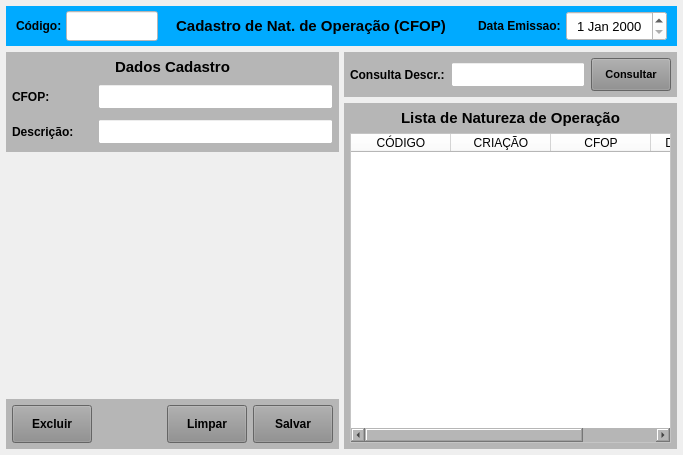
<?xml version="1.0" encoding="UTF-8"?>
<ui version="4.0">
 <class>MainWindow</class>
 <widget class="QMainWindow" name="MainWindow">
  <property name="geometry">
   <rect>
    <x>0</x>
    <y>0</y>
    <width>683</width>
    <height>455</height>
   </rect>
  </property>
  <property name="windowTitle">
   <string>Cadastro de Naturaza de Operação (CFOP)</string>
  </property>
  <property name="styleSheet">
   <string notr="true"/>
  </property>
  <widget class="QWidget" name="centralwidget">
   <layout class="QVBoxLayout" name="verticalLayout">
    <property name="spacing">
     <number>6</number>
    </property>
    <property name="leftMargin">
     <number>6</number>
    </property>
    <property name="topMargin">
     <number>6</number>
    </property>
    <property name="rightMargin">
     <number>6</number>
    </property>
    <property name="bottomMargin">
     <number>6</number>
    </property>
    <item>
     <widget class="QWidget" name="widget" native="true">
      <property name="minimumSize">
       <size>
        <width>0</width>
        <height>40</height>
       </size>
      </property>
      <property name="maximumSize">
       <size>
        <width>16777215</width>
        <height>40</height>
       </size>
      </property>
      <property name="styleSheet">
       <string notr="true">background-color: rgb(0, 170, 255);</string>
      </property>
      <layout class="QHBoxLayout" name="horizontalLayout">
       <property name="spacing">
        <number>2</number>
       </property>
       <property name="leftMargin">
        <number>10</number>
       </property>
       <property name="topMargin">
        <number>5</number>
       </property>
       <property name="rightMargin">
        <number>10</number>
       </property>
       <property name="bottomMargin">
        <number>5</number>
       </property>
       <item>
        <widget class="QLabel" name="label_4">
         <property name="minimumSize">
          <size>
           <width>48</width>
           <height>0</height>
          </size>
         </property>
         <property name="maximumSize">
          <size>
           <width>48</width>
           <height>16777215</height>
          </size>
         </property>
         <property name="font">
          <font>
           <pointsize>9</pointsize>
           <weight>75</weight>
           <bold>true</bold>
          </font>
         </property>
         <property name="styleSheet">
          <string notr="true"/>
         </property>
         <property name="text">
          <string>Código:</string>
         </property>
         <property name="alignment">
          <set>Qt::AlignLeading|Qt::AlignLeft|Qt::AlignVCenter</set>
         </property>
        </widget>
       </item>
       <item>
        <widget class="QLineEdit" name="line_Num">
         <property name="sizePolicy">
          <sizepolicy hsizetype="Preferred" vsizetype="Preferred">
           <horstretch>0</horstretch>
           <verstretch>0</verstretch>
          </sizepolicy>
         </property>
         <property name="minimumSize">
          <size>
           <width>92</width>
           <height>0</height>
          </size>
         </property>
         <property name="maximumSize">
          <size>
           <width>92</width>
           <height>16777215</height>
          </size>
         </property>
         <property name="font">
          <font>
           <pointsize>12</pointsize>
          </font>
         </property>
         <property name="styleSheet">
          <string notr="true">background-color: rgb(255, 255, 255);</string>
         </property>
         <property name="inputMask">
          <string/>
         </property>
         <property name="text">
          <string/>
         </property>
         <property name="frame">
          <bool>true</bool>
         </property>
         <property name="echoMode">
          <enum>QLineEdit::Normal</enum>
         </property>
         <property name="alignment">
          <set>Qt::AlignCenter</set>
         </property>
         <property name="dragEnabled">
          <bool>false</bool>
         </property>
         <property name="placeholderText">
          <string/>
         </property>
        </widget>
       </item>
       <item>
        <widget class="QLabel" name="label_13">
         <property name="sizePolicy">
          <sizepolicy hsizetype="Preferred" vsizetype="Preferred">
           <horstretch>0</horstretch>
           <verstretch>0</verstretch>
          </sizepolicy>
         </property>
         <property name="minimumSize">
          <size>
           <width>0</width>
           <height>0</height>
          </size>
         </property>
         <property name="font">
          <font>
           <pointsize>11</pointsize>
           <weight>75</weight>
           <bold>true</bold>
          </font>
         </property>
         <property name="styleSheet">
          <string notr="true"/>
         </property>
         <property name="text">
          <string>Cadastro de Nat. de Operação (CFOP)</string>
         </property>
         <property name="alignment">
          <set>Qt::AlignCenter</set>
         </property>
        </widget>
       </item>
       <item>
        <widget class="QLabel" name="label_11">
         <property name="sizePolicy">
          <sizepolicy hsizetype="Preferred" vsizetype="Preferred">
           <horstretch>0</horstretch>
           <verstretch>0</verstretch>
          </sizepolicy>
         </property>
         <property name="minimumSize">
          <size>
           <width>100</width>
           <height>0</height>
          </size>
         </property>
         <property name="maximumSize">
          <size>
           <width>100</width>
           <height>16777215</height>
          </size>
         </property>
         <property name="font">
          <font>
           <pointsize>9</pointsize>
           <weight>75</weight>
           <bold>true</bold>
          </font>
         </property>
         <property name="styleSheet">
          <string notr="true"/>
         </property>
         <property name="text">
          <string>Data Emissao: </string>
         </property>
         <property name="alignment">
          <set>Qt::AlignRight|Qt::AlignTrailing|Qt::AlignVCenter</set>
         </property>
        </widget>
       </item>
       <item>
        <widget class="QDateEdit" name="date_Emissao">
         <property name="sizePolicy">
          <sizepolicy hsizetype="Preferred" vsizetype="Preferred">
           <horstretch>0</horstretch>
           <verstretch>0</verstretch>
          </sizepolicy>
         </property>
         <property name="minimumSize">
          <size>
           <width>101</width>
           <height>0</height>
          </size>
         </property>
         <property name="maximumSize">
          <size>
           <width>101</width>
           <height>16777215</height>
          </size>
         </property>
         <property name="font">
          <font>
           <pointsize>10</pointsize>
          </font>
         </property>
         <property name="styleSheet">
          <string notr="true">background-color: rgb(255, 255, 255);</string>
         </property>
         <property name="alignment">
          <set>Qt::AlignCenter</set>
         </property>
        </widget>
       </item>
      </layout>
     </widget>
    </item>
    <item>
     <widget class="QWidget" name="widget_2" native="true">
      <property name="styleSheet">
       <string notr="true"/>
      </property>
      <layout class="QHBoxLayout" name="horizontalLayout_3">
       <property name="spacing">
        <number>5</number>
       </property>
       <property name="leftMargin">
        <number>0</number>
       </property>
       <property name="topMargin">
        <number>0</number>
       </property>
       <property name="rightMargin">
        <number>0</number>
       </property>
       <property name="bottomMargin">
        <number>0</number>
       </property>
       <item>
        <widget class="QWidget" name="widget_4" native="true">
         <property name="minimumSize">
          <size>
           <width>0</width>
           <height>0</height>
          </size>
         </property>
         <property name="maximumSize">
          <size>
           <width>391</width>
           <height>16777215</height>
          </size>
         </property>
         <property name="styleSheet">
          <string notr="true"/>
         </property>
         <layout class="QVBoxLayout" name="verticalLayout_2">
          <property name="spacing">
           <number>5</number>
          </property>
          <property name="leftMargin">
           <number>0</number>
          </property>
          <property name="topMargin">
           <number>0</number>
          </property>
          <property name="rightMargin">
           <number>0</number>
          </property>
          <property name="bottomMargin">
           <number>0</number>
          </property>
          <item>
           <widget class="QWidget" name="widget_6" native="true">
            <property name="minimumSize">
             <size>
              <width>0</width>
              <height>100</height>
             </size>
            </property>
            <property name="maximumSize">
             <size>
              <width>16777215</width>
              <height>100</height>
             </size>
            </property>
            <property name="styleSheet">
             <string notr="true">background-color: rgb(182, 182, 182);</string>
            </property>
            <layout class="QVBoxLayout" name="verticalLayout_3">
             <property name="leftMargin">
              <number>6</number>
             </property>
             <property name="topMargin">
              <number>6</number>
             </property>
             <property name="rightMargin">
              <number>6</number>
             </property>
             <property name="bottomMargin">
              <number>6</number>
             </property>
             <item>
              <widget class="QLabel" name="label_2">
               <property name="minimumSize">
                <size>
                 <width>0</width>
                 <height>18</height>
                </size>
               </property>
               <property name="maximumSize">
                <size>
                 <width>16777215</width>
                 <height>18</height>
                </size>
               </property>
               <property name="font">
                <font>
                 <pointsize>11</pointsize>
                 <weight>75</weight>
                 <bold>true</bold>
                </font>
               </property>
               <property name="text">
                <string>Dados Cadastro</string>
               </property>
               <property name="alignment">
                <set>Qt::AlignCenter</set>
               </property>
              </widget>
             </item>
             <item>
              <widget class="QWidget" name="widget_9" native="true">
               <layout class="QHBoxLayout" name="horizontalLayout_5">
                <property name="leftMargin">
                 <number>0</number>
                </property>
                <property name="topMargin">
                 <number>0</number>
                </property>
                <property name="rightMargin">
                 <number>0</number>
                </property>
                <property name="bottomMargin">
                 <number>0</number>
                </property>
                <item>
                 <widget class="QLabel" name="label_25">
                  <property name="minimumSize">
                   <size>
                    <width>80</width>
                    <height>0</height>
                   </size>
                  </property>
                  <property name="maximumSize">
                   <size>
                    <width>80</width>
                    <height>16777215</height>
                   </size>
                  </property>
                  <property name="font">
                   <font>
                    <pointsize>9</pointsize>
                    <weight>75</weight>
                    <bold>true</bold>
                   </font>
                  </property>
                  <property name="text">
                   <string>CFOP:</string>
                  </property>
                  <property name="alignment">
                   <set>Qt::AlignLeading|Qt::AlignLeft|Qt::AlignVCenter</set>
                  </property>
                 </widget>
                </item>
                <item>
                 <widget class="QLineEdit" name="line_CFOP">
                  <property name="sizePolicy">
                   <sizepolicy hsizetype="Preferred" vsizetype="Preferred">
                    <horstretch>0</horstretch>
                    <verstretch>0</verstretch>
                   </sizepolicy>
                  </property>
                  <property name="minimumSize">
                   <size>
                    <width>0</width>
                    <height>25</height>
                   </size>
                  </property>
                  <property name="maximumSize">
                   <size>
                    <width>16777215</width>
                    <height>25</height>
                   </size>
                  </property>
                  <property name="font">
                   <font>
                    <pointsize>9</pointsize>
                   </font>
                  </property>
                  <property name="styleSheet">
                   <string notr="true">background-color: rgb(255, 255, 255);</string>
                  </property>
                  <property name="text">
                   <string/>
                  </property>
                  <property name="maxLength">
                   <number>45</number>
                  </property>
                  <property name="alignment">
                   <set>Qt::AlignLeading|Qt::AlignLeft|Qt::AlignVCenter</set>
                  </property>
                 </widget>
                </item>
               </layout>
              </widget>
             </item>
             <item>
              <widget class="QWidget" name="widget_8" native="true">
               <layout class="QHBoxLayout" name="horizontalLayout_4">
                <property name="leftMargin">
                 <number>0</number>
                </property>
                <property name="topMargin">
                 <number>0</number>
                </property>
                <property name="rightMargin">
                 <number>0</number>
                </property>
                <property name="bottomMargin">
                 <number>0</number>
                </property>
                <item>
                 <widget class="QLabel" name="label_24">
                  <property name="minimumSize">
                   <size>
                    <width>80</width>
                    <height>0</height>
                   </size>
                  </property>
                  <property name="maximumSize">
                   <size>
                    <width>80</width>
                    <height>16777215</height>
                   </size>
                  </property>
                  <property name="font">
                   <font>
                    <pointsize>9</pointsize>
                    <weight>75</weight>
                    <bold>true</bold>
                   </font>
                  </property>
                  <property name="text">
                   <string>Descrição:</string>
                  </property>
                  <property name="alignment">
                   <set>Qt::AlignLeading|Qt::AlignLeft|Qt::AlignVCenter</set>
                  </property>
                 </widget>
                </item>
                <item>
                 <widget class="QLineEdit" name="line_Descricao">
                  <property name="sizePolicy">
                   <sizepolicy hsizetype="Preferred" vsizetype="Preferred">
                    <horstretch>0</horstretch>
                    <verstretch>0</verstretch>
                   </sizepolicy>
                  </property>
                  <property name="minimumSize">
                   <size>
                    <width>0</width>
                    <height>25</height>
                   </size>
                  </property>
                  <property name="maximumSize">
                   <size>
                    <width>16777215</width>
                    <height>25</height>
                   </size>
                  </property>
                  <property name="font">
                   <font>
                    <pointsize>9</pointsize>
                   </font>
                  </property>
                  <property name="styleSheet">
                   <string notr="true">background-color: rgb(255, 255, 255);</string>
                  </property>
                  <property name="text">
                   <string/>
                  </property>
                  <property name="maxLength">
                   <number>45</number>
                  </property>
                  <property name="alignment">
                   <set>Qt::AlignLeading|Qt::AlignLeft|Qt::AlignVCenter</set>
                  </property>
                 </widget>
                </item>
               </layout>
              </widget>
             </item>
            </layout>
           </widget>
          </item>
          <item>
           <widget class="QWidget" name="widget_7" native="true"/>
          </item>
          <item>
           <widget class="QWidget" name="widget_3" native="true">
            <property name="minimumSize">
             <size>
              <width>0</width>
              <height>50</height>
             </size>
            </property>
            <property name="maximumSize">
             <size>
              <width>16777215</width>
              <height>50</height>
             </size>
            </property>
            <property name="styleSheet">
             <string notr="true">background-color: rgb(182, 182, 182);</string>
            </property>
            <layout class="QHBoxLayout" name="horizontalLayout_2">
             <property name="spacing">
              <number>6</number>
             </property>
             <property name="leftMargin">
              <number>6</number>
             </property>
             <property name="topMargin">
              <number>6</number>
             </property>
             <property name="rightMargin">
              <number>6</number>
             </property>
             <property name="bottomMargin">
              <number>6</number>
             </property>
             <item>
              <widget class="QPushButton" name="btn_Excluir">
               <property name="sizePolicy">
                <sizepolicy hsizetype="Fixed" vsizetype="Preferred">
                 <horstretch>0</horstretch>
                 <verstretch>0</verstretch>
                </sizepolicy>
               </property>
               <property name="maximumSize">
                <size>
                 <width>80</width>
                 <height>16777215</height>
                </size>
               </property>
               <property name="font">
                <font>
                 <pointsize>9</pointsize>
                 <weight>75</weight>
                 <bold>true</bold>
                </font>
               </property>
               <property name="cursor">
                <cursorShape>PointingHandCursor</cursorShape>
               </property>
               <property name="layoutDirection">
                <enum>Qt::LeftToRight</enum>
               </property>
               <property name="autoFillBackground">
                <bool>false</bool>
               </property>
               <property name="styleSheet">
                <string notr="true">background-color: rgb(141, 141, 141);</string>
               </property>
               <property name="text">
                <string>Excluir</string>
               </property>
               <property name="checkable">
                <bool>false</bool>
               </property>
               <property name="autoDefault">
                <bool>false</bool>
               </property>
               <property name="default">
                <bool>false</bool>
               </property>
               <property name="flat">
                <bool>false</bool>
               </property>
              </widget>
             </item>
             <item>
              <widget class="QLabel" name="label">
               <property name="text">
                <string/>
               </property>
              </widget>
             </item>
             <item>
              <widget class="QPushButton" name="btn_Limpar">
               <property name="sizePolicy">
                <sizepolicy hsizetype="Fixed" vsizetype="Preferred">
                 <horstretch>0</horstretch>
                 <verstretch>0</verstretch>
                </sizepolicy>
               </property>
               <property name="maximumSize">
                <size>
                 <width>80</width>
                 <height>16777215</height>
                </size>
               </property>
               <property name="font">
                <font>
                 <pointsize>9</pointsize>
                 <weight>75</weight>
                 <bold>true</bold>
                </font>
               </property>
               <property name="cursor">
                <cursorShape>PointingHandCursor</cursorShape>
               </property>
               <property name="layoutDirection">
                <enum>Qt::LeftToRight</enum>
               </property>
               <property name="autoFillBackground">
                <bool>false</bool>
               </property>
               <property name="styleSheet">
                <string notr="true">background-color: rgb(141, 141, 141);</string>
               </property>
               <property name="text">
                <string>Limpar</string>
               </property>
               <property name="checkable">
                <bool>false</bool>
               </property>
               <property name="autoDefault">
                <bool>false</bool>
               </property>
               <property name="default">
                <bool>false</bool>
               </property>
               <property name="flat">
                <bool>false</bool>
               </property>
              </widget>
             </item>
             <item>
              <widget class="QPushButton" name="btn_Salvar">
               <property name="sizePolicy">
                <sizepolicy hsizetype="Fixed" vsizetype="Preferred">
                 <horstretch>0</horstretch>
                 <verstretch>0</verstretch>
                </sizepolicy>
               </property>
               <property name="maximumSize">
                <size>
                 <width>80</width>
                 <height>16777215</height>
                </size>
               </property>
               <property name="font">
                <font>
                 <pointsize>9</pointsize>
                 <weight>75</weight>
                 <bold>true</bold>
                </font>
               </property>
               <property name="cursor">
                <cursorShape>PointingHandCursor</cursorShape>
               </property>
               <property name="styleSheet">
                <string notr="true">background-color: rgb(141, 141, 141);</string>
               </property>
               <property name="text">
                <string>Salvar</string>
               </property>
              </widget>
             </item>
            </layout>
           </widget>
          </item>
         </layout>
        </widget>
       </item>
       <item>
        <widget class="QWidget" name="widget_5" native="true">
         <property name="styleSheet">
          <string notr="true"/>
         </property>
         <layout class="QVBoxLayout" name="verticalLayout_5">
          <property name="leftMargin">
           <number>0</number>
          </property>
          <property name="topMargin">
           <number>0</number>
          </property>
          <property name="rightMargin">
           <number>0</number>
          </property>
          <property name="bottomMargin">
           <number>0</number>
          </property>
          <item>
           <widget class="QWidget" name="widget_12" native="true">
            <property name="maximumSize">
             <size>
              <width>16777215</width>
              <height>45</height>
             </size>
            </property>
            <property name="sizeIncrement">
             <size>
              <width>0</width>
              <height>45</height>
             </size>
            </property>
            <property name="styleSheet">
             <string notr="true">background-color: rgb(182, 182, 182);</string>
            </property>
            <layout class="QHBoxLayout" name="horizontalLayout_7">
             <property name="leftMargin">
              <number>6</number>
             </property>
             <property name="topMargin">
              <number>6</number>
             </property>
             <property name="rightMargin">
              <number>6</number>
             </property>
             <property name="bottomMargin">
              <number>6</number>
             </property>
             <item>
              <widget class="QLabel" name="label_6">
               <property name="minimumSize">
                <size>
                 <width>0</width>
                 <height>0</height>
                </size>
               </property>
               <property name="maximumSize">
                <size>
                 <width>95</width>
                 <height>16777215</height>
                </size>
               </property>
               <property name="font">
                <font>
                 <pointsize>9</pointsize>
                 <weight>75</weight>
                 <bold>true</bold>
                </font>
               </property>
               <property name="text">
                <string>Consulta Descr.:</string>
               </property>
               <property name="alignment">
                <set>Qt::AlignLeading|Qt::AlignLeft|Qt::AlignVCenter</set>
               </property>
              </widget>
             </item>
             <item>
              <widget class="QLineEdit" name="line_Consulta">
               <property name="sizePolicy">
                <sizepolicy hsizetype="Preferred" vsizetype="Preferred">
                 <horstretch>0</horstretch>
                 <verstretch>0</verstretch>
                </sizepolicy>
               </property>
               <property name="minimumSize">
                <size>
                 <width>0</width>
                 <height>25</height>
                </size>
               </property>
               <property name="maximumSize">
                <size>
                 <width>16777215</width>
                 <height>25</height>
                </size>
               </property>
               <property name="font">
                <font>
                 <pointsize>9</pointsize>
                </font>
               </property>
               <property name="styleSheet">
                <string notr="true">background-color: rgb(255, 255, 255);</string>
               </property>
               <property name="inputMask">
                <string/>
               </property>
               <property name="alignment">
                <set>Qt::AlignLeading|Qt::AlignLeft|Qt::AlignVCenter</set>
               </property>
              </widget>
             </item>
             <item>
              <widget class="QPushButton" name="btn_Consulta">
               <property name="sizePolicy">
                <sizepolicy hsizetype="Preferred" vsizetype="Preferred">
                 <horstretch>0</horstretch>
                 <verstretch>0</verstretch>
                </sizepolicy>
               </property>
               <property name="minimumSize">
                <size>
                 <width>80</width>
                 <height>0</height>
                </size>
               </property>
               <property name="maximumSize">
                <size>
                 <width>80</width>
                 <height>16777215</height>
                </size>
               </property>
               <property name="font">
                <font>
                 <pointsize>8</pointsize>
                 <weight>75</weight>
                 <bold>true</bold>
                </font>
               </property>
               <property name="cursor">
                <cursorShape>PointingHandCursor</cursorShape>
               </property>
               <property name="layoutDirection">
                <enum>Qt::LeftToRight</enum>
               </property>
               <property name="autoFillBackground">
                <bool>false</bool>
               </property>
               <property name="styleSheet">
                <string notr="true">background-color: rgb(141, 141, 141);</string>
               </property>
               <property name="text">
                <string>Consultar</string>
               </property>
               <property name="checkable">
                <bool>false</bool>
               </property>
               <property name="autoDefault">
                <bool>false</bool>
               </property>
               <property name="default">
                <bool>false</bool>
               </property>
               <property name="flat">
                <bool>false</bool>
               </property>
              </widget>
             </item>
            </layout>
           </widget>
          </item>
          <item>
           <widget class="QWidget" name="widget_11" native="true">
            <property name="styleSheet">
             <string notr="true">background-color: rgb(182, 182, 182);</string>
            </property>
            <layout class="QVBoxLayout" name="verticalLayout_4">
             <property name="leftMargin">
              <number>6</number>
             </property>
             <property name="topMargin">
              <number>6</number>
             </property>
             <property name="rightMargin">
              <number>6</number>
             </property>
             <property name="bottomMargin">
              <number>6</number>
             </property>
             <item>
              <widget class="QLabel" name="label_5">
               <property name="minimumSize">
                <size>
                 <width>0</width>
                 <height>18</height>
                </size>
               </property>
               <property name="maximumSize">
                <size>
                 <width>16777215</width>
                 <height>18</height>
                </size>
               </property>
               <property name="font">
                <font>
                 <pointsize>11</pointsize>
                 <weight>75</weight>
                 <bold>true</bold>
                </font>
               </property>
               <property name="text">
                <string>Lista de Natureza de Operação</string>
               </property>
               <property name="alignment">
                <set>Qt::AlignCenter</set>
               </property>
              </widget>
             </item>
             <item>
              <widget class="QTableWidget" name="table_Lista">
               <property name="sizePolicy">
                <sizepolicy hsizetype="Preferred" vsizetype="Preferred">
                 <horstretch>0</horstretch>
                 <verstretch>0</verstretch>
                </sizepolicy>
               </property>
               <property name="font">
                <font>
                 <pointsize>9</pointsize>
                </font>
               </property>
               <property name="styleSheet">
                <string notr="true">background-color: rgb(255, 255, 255);</string>
               </property>
               <attribute name="verticalHeaderDefaultSectionSize">
                <number>0</number>
               </attribute>
               <attribute name="verticalHeaderMinimumSectionSize">
                <number>0</number>
               </attribute>
               <column>
                <property name="text">
                 <string>CÓDIGO</string>
                </property>
               </column>
               <column>
                <property name="text">
                 <string>CRIAÇÃO</string>
                </property>
               </column>
               <column>
                <property name="text">
                 <string>CFOP</string>
                </property>
               </column>
               <column>
                <property name="text">
                 <string>DESCRIÇÃO</string>
                </property>
               </column>
              </widget>
             </item>
            </layout>
           </widget>
          </item>
         </layout>
        </widget>
       </item>
      </layout>
     </widget>
    </item>
   </layout>
  </widget>
 </widget>
 <resources/>
 <connections/>
</ui>
